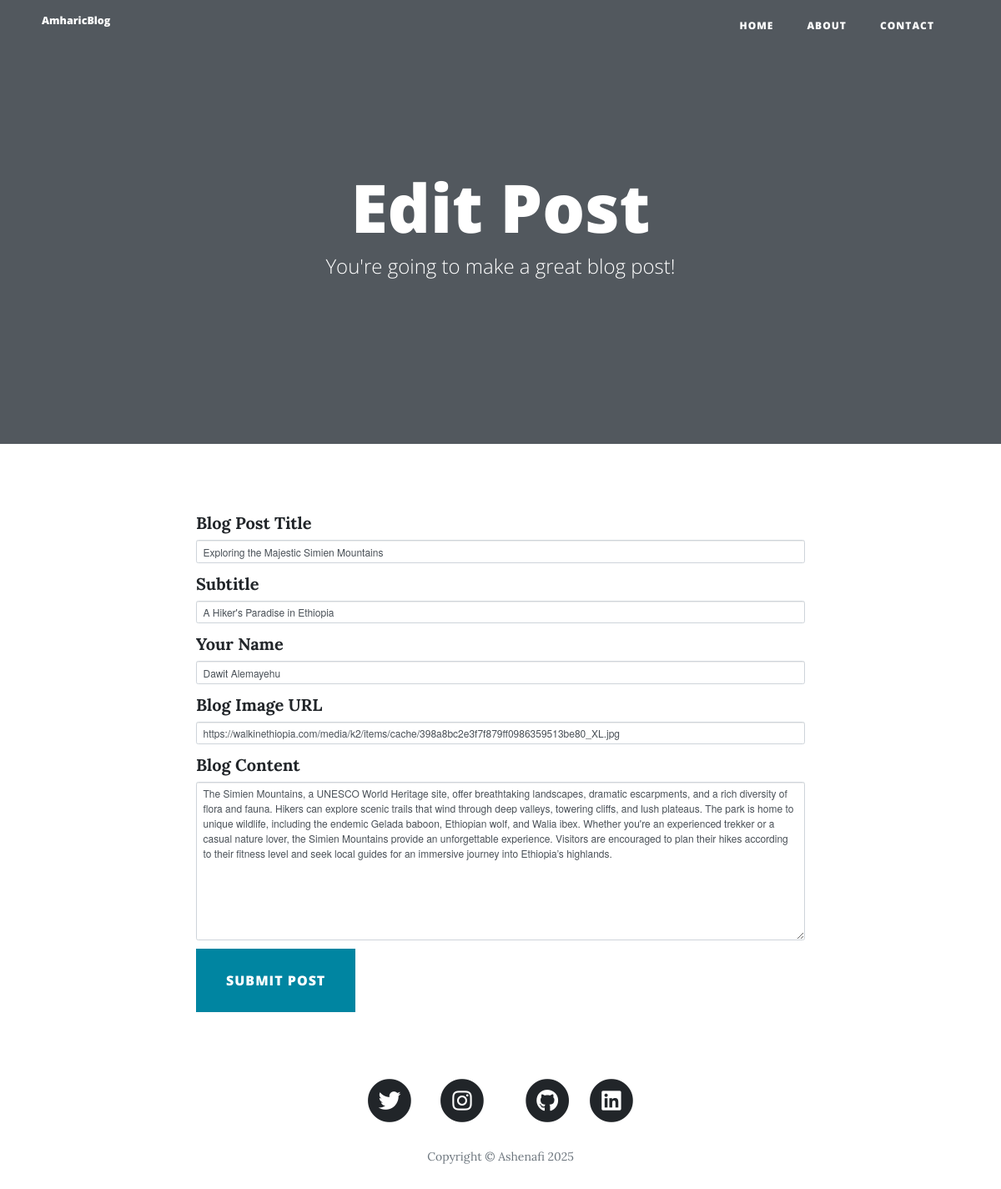
The page /edit-post/1 on the database its author committed.
### main.py (models this page shows)
class BlogPost(db.Model):
    id = db.Column(db.Integer, primary_key=True)
    title = db.Column(db.String(250), unique=True, nullable=False)
    subtitle = db.Column(db.String(250), nullable=False)
    date = db.Column(db.String(250), nullable=False)
    body = db.Column(db.Text, nullable=False)
    author = db.Column(db.String(250), nullable=False)
    img_url = db.Column(db.String(250), nullable=False)

### main.py (the view, shortened to what this page needs)
@app.route("/edit-post/<int:post_id>", methods=["GET", "POST"])
def edit_post(post_id):
    post = BlogPost.query.get(post_id)
    form = CreatePostForm(
        title=post.title,
        subtitle=post.subtitle,
        author=post.author,
        img_url=post.img_url,
        body=post.body
    )
    return render_template("edit-post.html", form=form, post=post)

### main.py
class CreatePostForm(FlaskForm):
    title = StringField("Blog Post Title", validators=[DataRequired()])
    subtitle = StringField("Subtitle", validators=[DataRequired()])
    author = StringField("Your Name", validators=[DataRequired()])
    img_url = StringField("Blog Image URL", validators=[DataRequired(), URL()])
    body = CKEditorField("Blog Content", validators=[DataRequired()])  # Changed to CKEditorField
    submit = SubmitField("Submit Post")

### templates/edit-post.html (shortened to what this page needs)
{% extends 'bootstrap/base.html' %}
{% block content %}
{% include "header.html" %}
  <header class="masthead">
    <div class="overlay"></div>
    <div class="container">
      <div class="row">
        <div class="col-lg-8 col-md-10 mx-auto">
          <div class="page-heading">
            <h1>Edit Post</h1>
            <span class="subheading">You're going to make a great blog post!</span>
          </div>
        </div>
      </div>
    </div>
  </header>
  <div class="container py-5">
    <div class="row">
      <div class="col-lg-8 col-md-10 mx-auto">
        <form method="POST" action="{{ url_for('edit_post', post_id=post.id) }}" novalidate>
          <div class="mb-3">
            {{ form.title.label(class="form-label") }}
            {{ form.title(class="form-control", placeholder="Enter post title", value=post.title) }}
          </div>
          <div class="mb-3">
            {{ form.subtitle.label(class="form-label") }}
            {{ form.subtitle(class="form-control", placeholder="Enter subtitle", value=post.subtitle) }}
          </div>
          <div class="mb-3">
            {{ form.author.label(class="form-label") }}
            {{ form.author(class="form-control", placeholder="Enter author name", value=post.author) }}
          </div>
          <div class="mb-3">
            {{ form.img_url.label(class="form-label") }}
            {{ form.img_url(class="form-control", placeholder="Enter image URL", value=post.img_url) }}
          </div>
          <div class="mb-3">
            {{ form.body.label(class="form-label") }}
            {{ form.body(class="form-control", rows="10", placeholder="Write your blog post here...", value=post.body) }}
          </div>
          <div class="d-grid gap-2">
            {{ form.submit(class="btn btn-primary btn-lg") }}
          </div>
        </form>
      </div>
    </div>
  </div>
{% include "footer.html" %}
{% endblock %}

### rows shown on the page
BlogPost: title "Exploring the Majestic Simien Mountains", subtitle "A Hiker's Paradise in Ethiopia", author "Dawit Alemayehu", img_url "https://walkinethiopia.com/media/k2/items/cache/398a8bc2e3f7f879ff0986359513be80_XL.jpg", body "The Simien Mountains, a UNESCO World Heritage site, offer breathtaking landscapes, dramatic escarpments, and a rich diversity of flora and fauna. Hikers can explore scenic trails that wind through deep valleys, towering cliffs, and lush plateaus. The park is home to unique wildlife, including the endemic Gelada baboon, Ethiopian wolf, and Walia ibex. Whether you're an experienced trekker or a casual nature lover, the Simien Mountains provide an unforgettable experience. Visitors are encouraged to plan their hikes according to their fitness level and seek local guides for an immersive journey into Ethiopia’s highlands."
